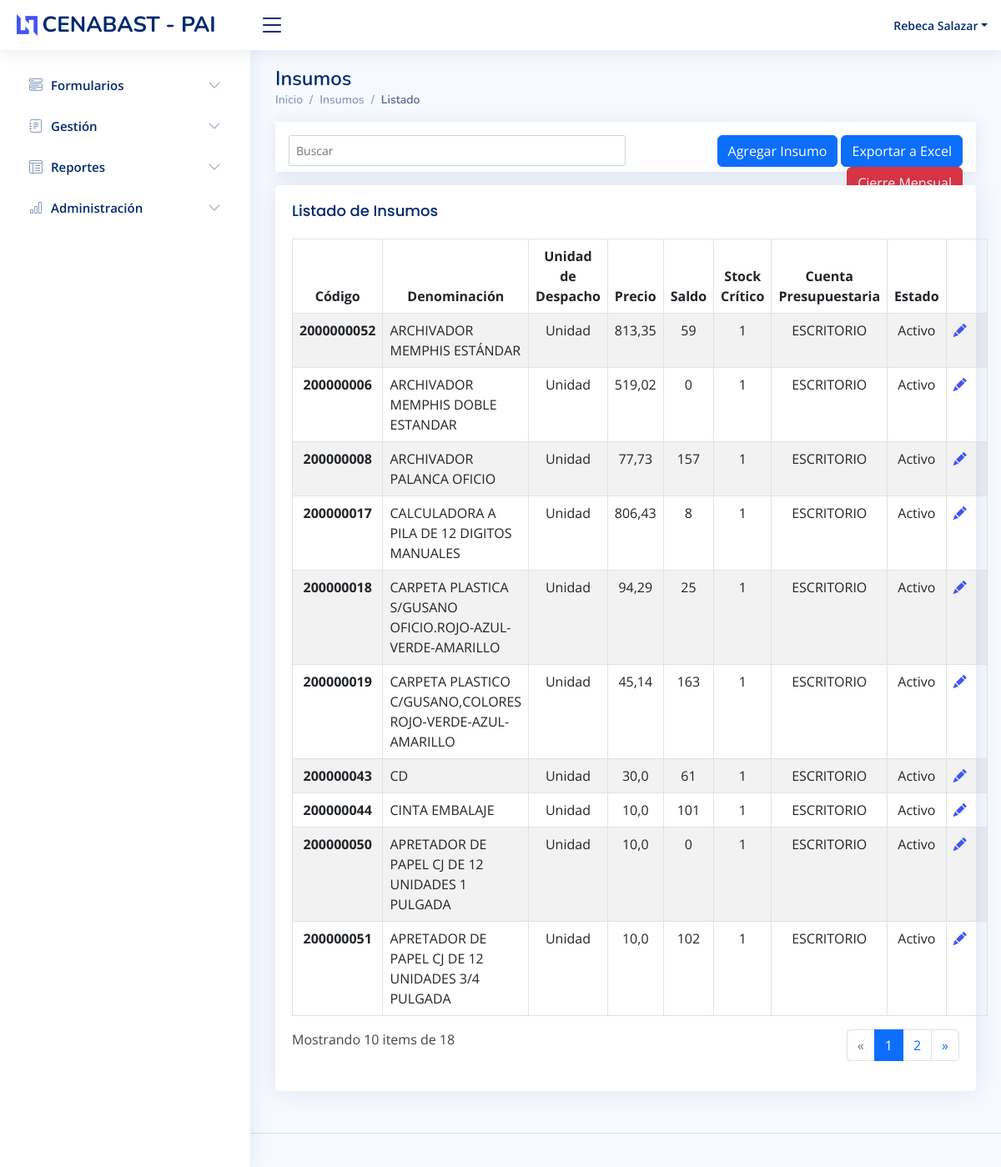
The app's page / (signed in) with its own data.
### user/models.py (models this page shows, shortened)
class UserProfile(models.Model):
    user = models.OneToOneField(User, on_delete=models.CASCADE, related_name="userprofile", verbose_name="Usuario")
    rut = models.CharField(max_length=20, verbose_name="Rut", unique=True)
    anexo = models.IntegerField(default=0, blank=True, null=True, verbose_name="Anexo")
    estado = models.BooleanField(default=True, verbose_name="Estado")
    id_perfil = models.ForeignKey(Perfil, on_delete=models.PROTECT, verbose_name="Perfil", default=Perfil.get_default_Perfil(Perfil))
    class Meta:
        ordering = ['id']
    def __str__(self):
        return self.user.first_name + ' ' + self.user.last_name

### insumos/models.py (models this page shows, shortened)
class Insumo(models.Model):
    codigo_insumo = models.CharField(max_length=50, verbose_name="Código Insumo")
    denominacion = models.CharField(max_length=255, verbose_name="Denominación")
    unidad_medida = models.ForeignKey(UnidadMedida, on_delete=models.PROTECT, verbose_name="Unidad Medida", related_name="insumo_unidadmedida")
    saldo = models.IntegerField(verbose_name="Saldo")
    precio = models.FloatField(verbose_name="Precio", default=0)
    stock_critico = models.IntegerField(verbose_name="Stock Crítico", default=1)
    categoria = models.ForeignKey(Categoria, on_delete=models.PROTECT, verbose_name="Categoría", related_name="insumo_categoria")
    estado = models.BooleanField(default=True, verbose_name="Estado")
    class Meta:
        ordering = ['id']
    @register.filter(name="get_estado_insumo")
    def get_estado_insumo(self):
        edo_insumo = Insumo.objects.filter(id = self.id)
        return settings.ESTADO[0][edo_insumo[0].estado]

class UnidadMedida(models.Model):
    nombre_unidad_medida = models.CharField(max_length=50, verbose_name="Unidad Medida")
    estado = models.BooleanField(default=True, verbose_name="Estado")
    def __str__(self):
        return self.nombre_unidad_medida

class Categoria(models.Model):
    nombre_categoria = models.CharField(max_length=255, verbose_name="Nombre")
    estado = models.BooleanField(default=True, verbose_name="Estado")
    def __str__(self):
        return self.nombre_categoria

### insumos/views.py (the view, shortened to what this page needs)
# urls.py: path('', login_required(InsumoList.as_view(), login_url=login_url), name="index"),
class InsumoList(PermissionRequiredMixin, ListView):
    permission_required = ("insumos.view_insumo")
    model = Insumo
    context_object_name = 'insumos'
    paginate_by = 10
    def get_queryset(self):
        queryset = Insumo.objects.all()
        return queryset

### cargos/models.py (called while the page is built)
    def __str__(self):
        return self.nombre_cargo

### user/models.py (called while the page is built)
    def __str__(self):
        return self.nombre_perfil

### user/templatetags/users_filters.py (called while the page is built)
@register.filter(name="get_nombre_usuario")
def get_nombre_usuario(value):
    userProfile = UserProfile.objects.filter(user__username = value)
    return userProfile[0] if userProfile else ''

@register.filter(name="get_cargo")
def get_cargo(value):
    userCargo = UserCargo.objects.filter(id_usuario = value)
    return userCargo[0].id_cargo if userCargo else ''

@register.filter(name="get_perfil")
def get_perfil(value):
    userPerfil = UserProfile.objects.filter(user = value)
    return userPerfil[0].id_perfil if userPerfil else ''

### insumos/templates/insumos/insumo_list.html (shortened to what this page needs)
{% extends 'insumos/index.html' %}
{% block content %}
    <div class="pagetitle">
      <h1>Insumos</h1>
      <nav>
        <ol class="breadcrumb">
          <li class="breadcrumb-item"><a href="{% url 'insumos:insumos-list' %}">Inicio</a></li>
          <li class="breadcrumb-item">Insumos</li>
          <li class="breadcrumb-item active">Listado</li>
        </ol>
      </nav>
    </div>
    <div class="col-12 mb-3">
      {% include 'insumos/searchbar.html' with urllist='insumos:insumos-list' urlcreate='insumos:insumo-create' btnnombre='Agregar Insumo' urlextra='insumos:insumos-exportar' btnextra='Exportar a Excel' btnExtraVisible=True urlcierre='cierreMensual:cierre' btncierre='Cierre Mensual' btnCierreVisible=True %}
    </div>
    <div class="card">
        <div class="card-body">
          <h5 class="card-title">Listado de Insumos</h5>
        {% if insumos %}
          <table class="table table-striped table-bordered">
            <thead class="text-center">
                <tr>
                    <th scope="col">Código</th>
                    <th scope="col">Denominación</th>
                    <th scope="col">Unidad de Despacho</th>
                    <th scope="col">Precio</th>
                    <th scope="col">Saldo</th>
                    <th scope="col">Stock Crítico</th>
                    <th scope="col">Cuenta Presupuestaria</th>
                    <th scope="col">Estado</th>
                    <th scope="col" colspan="2"></th>
                </tr>
            </thead>
            <tbody>
              {% for insumo in insumos %}
                <tr>
                    <th scope="row" class="text-center">{{ insumo.codigo_insumo }}</th>
                    <td>{{ insumo.denominacion }}</td>
                    <td class="text-center">{{ insumo.unidad_medida }}</td>
                    <td class="text-center">{{ insumo.precio }}</td>
                    <td class="text-center">{{ insumo.saldo }}</td>
                    <td class="text-center">{{ insumo.stock_critico }}</td>
                    <td class="text-center">{{ insumo.categoria }}</td>
                    <td class="text-center">{{ insumo.get_estado_insumo }}</td>
                    <td class="text-center">
                      <a href="{% url 'insumos:insumo-update' insumo.id %}" data-toggle="tooltip" title="Editar" class="me-2"><i class="bi bi-pencil-fill"></i></a>
                    </td>
                </tr>
              {% endfor %}
            </tbody>
          </table>
          <div class="col-12 mb-3">
            {% include 'insumos/pagination.html'%}
          </div>
        {% else %}
          <h3 class="text-center">No se encontraron insumos</h3>
        {% endif %}
        </div>
    </div>
{% endblock %}

### insumos/templates/insumos/index.html (shortened to what this page needs)
<!DOCTYPE html>
<html lang="es">
{% load static %}
{% load users_filters %}
<head>
  <link href="{% static 'insumos/assets/vendor/bootstrap/css/bootstrap.min.css' %}" rel="stylesheet">
  <link href="{% static 'insumos/assets/vendor/bootstrap-icons/bootstrap-icons.css' %}" rel="stylesheet">
  <link href="{% static 'insumos/assets/vendor/boxicons/css/boxicons.min.css' %}" rel="stylesheet">
  <link href="{% static 'insumos/assets/vendor/quill/quill.snow.css' %}" rel="stylesheet">
  <link href="{% static 'insumos/assets/vendor/quill/quill.bubble.css' %}" rel="stylesheet">
  <link href="{% static 'insumos/assets/vendor/remixicon/remixicon.css' %}" rel="stylesheet">
  <link href="{% static 'insumos/assets/vendor/simple-datatables/style.css' %}" rel="stylesheet">
  <link href="{% static 'insumos/assets/css/insumos.css' %}" rel="stylesheet">
  <link href="{% static 'insumos/assets/select-dist/css/select2.css' %}" rel="stylesheet">
  <link href="{% static 'insumos/assets/select-dist/css/select2-bootstrap-5-theme-1.3.0/select2-bootstrap-5-theme.min.css' %}" rel="stylesheet">
  <link href="{% static 'insumos/assets/css/style.css' %}" rel="stylesheet">
</head>
<body>
  <header id="header" class="header fixed-top d-flex align-items-center">
    <div class="d-flex align-items-center justify-content-between">
      <a href="{% url 'usuarios:main' %}" class="logo d-flex align-items-center">
        <img src="assets/img/logo.png" alt="">
        <span class="d-none d-lg-block">CENABAST - PAI</span>
      </a>
      <i class="bi bi-list toggle-sidebar-btn"></i>
    </div>
    <nav class="header-nav ms-auto">
      <ul class="d-flex align-items-center">
      {% if user.is_authenticated %}
        <li class="nav-item dropdown pe-3">
          <a class="nav-link nav-profile d-flex align-items-center pe-0" href="#" data-bs-toggle="dropdown">
            <span class="d-none d-md-block dropdown-toggle ps-2">{{ user.username|get_nombre_usuario }}</span>
          </a>
        </li>
      {% else %}
        <a class="me-3" href="{% url 'user:login' %}">Login</a>
      {% endif %}
      </ul>
    </nav>
  </header>
  <aside id="sidebar" class="sidebar">
    {% if user.userprofile.id_perfil.id == 1 %}
    <ul class="sidebar-nav" id="sidebar-nav">
      <li class="nav-item">
        <a class="nav-link collapsed" data-bs-target="#formularios-nav" data-bs-toggle="collapse" href="#">
          <i class="bi bi-menu-button-wide"></i><span>Formularios</span><i class="bi bi-chevron-down ms-auto"></i>
        </a>
      </li>
      <li class="nav-item">
        <a class="nav-link collapsed" data-bs-target="#gestion-nav" data-bs-toggle="collapse" href="#">
          <i class="bi bi-journal-text"></i><span>Gestión</span><i class="bi bi-chevron-down ms-auto"></i>
        </a>
      </li>
      <li class="nav-item">
        <a class="nav-link collapsed" data-bs-target="#reportes-nav" data-bs-toggle="collapse" href="#">
          <i class="bi bi-layout-text-window-reverse"></i><span>Reportes</span><i class="bi bi-chevron-down ms-auto"></i>
        </a>
      </li>
      <li class="nav-item">
        <a class="nav-link collapsed" data-bs-target="#administracion-nav" data-bs-toggle="collapse" href="#">
          <i class="bi bi-bar-chart"></i><span>Administración</span><i class="bi bi-chevron-down ms-auto"></i>
        </a>
      </li>
    </ul>
    {% endif %}
  </aside>
  <main id="main" class="main">
    {% block content %}{% endblock %}
  </main>
  <footer id="footer" class="footer">
  </footer>
</body>
</html>

### insumos/templates/insumos/searchbar.html
<div class="header search-bar d-flex p-3">
  <div class="col-6 flex-fill">
    <form action="{% url urllist %}" method="GET" class="search-form align-items-center">
      <input type="text" name="buscar" value="{{ request.GET.buscar }}" placeholder="Buscar" title="Ingrese término de búsqueda" autocomplete="off">
    </form>
  </div>
  <div class="col-6 flex-fill text-end">
    <a href="{% url urlcreate %}" class="btn btn-primary">{{ btnnombre }}</a>
    {% if btnExtraVisible  %}
      <a href="{% url urlextra %}" class="btn btn-primary">{{ btnextra }}</a>
    {% endif %}
    {% if btnCierreVisible  %}
    <a href="{% url urlcierre %}" class="btn btn-danger">{{ btncierre }}</a>
    {% endif %}
  </div>
</div>

### insumos/templates/insumos/pagination.html (shortened to what this page needs)
{% if is_paginated %}
<ul class="pagination float-end">
    {% if page_obj.has_previous %}
        <li class="page-item"><a class="page-link" href="?page={{ page_obj.previous_page_number }}&buscar={{request.GET.buscar}}">&laquo;</a></li>
    {% else %}
        <li class="page-item disabled"><span class="page-link">&laquo;</span></li>
    {% endif %}
    {% for i in paginator.page_range %}
        {% if page_obj.number == i %}
            <li class="page-item active"><span class="page-link">{{ i }}</span></li>
        {% else %}
            <li class="page-item"><a class="page-link" href="?page={{ i }}&buscar={{request.GET.buscar}}">{{ i }}</a></li>
        {% endif %}
    {% endfor %}
    {% if page_obj.has_next %}
        <li class="page-item"><a class="page-link" href="?page={{ page_obj.next_page_number }}&buscar={{request.GET.buscar}}">&raquo;</a></li>
    {% else %}
        <li class="page-item disabled"><span class="page-link">&raquo;</span></li>
    {% endif %}
</ul>
Mostrando {{paginator.per_page}} items de {{paginator.count}}
{% endif %}

### insumos/static/insumos/assets/css/insumos.css (style rules this page uses)
.disabled { background-color: #f0f0f0; cursor: not-allowed; }

### insumos/static/insumos/assets/css/style.css (style rules this page uses)
:root { scroll-behavior: smooth; }
body { font-family: "Open Sans", sans-serif; background: #f6f9ff; color: #444444; }
a { color: #4154f1; text-decoration: none; }
h1, h2, h3, h4, h5, h6 { font-family: "Nunito", sans-serif; }
#main { margin-top: 60px; padding: 20px 30px; transition: all 0.3s; }
.pagetitle { margin-bottom: 10px; }
.pagetitle h1 { font-size: 24px; margin-bottom: 0; font-weight: 600; color: #012970; }
.card { margin-bottom: 30px; border: none; border-radius: 5px; box-shadow: 0px 0 30px rgba(1, 41, 112, 0.1); }
.card-title { padding: 20px 0 15px 0; font-size: 18px; font-weight: 500; color: #012970; font-family: "Poppins", sans-serif; }
.card-body { padding: 0 20px 20px 20px; }
.breadcrumb { font-size: 14px; font-family: "Nunito", sans-serif; color: #899bbd; font-weight: 600; }
.breadcrumb a { color: #899bbd; transition: 0.3s; }
.breadcrumb .breadcrumb-item::before { color: #899bbd; }
.breadcrumb .active { color: #51678f; font-weight: 600; }
.logo { line-height: 1; }
@media (min-width: 1200px) { .logo { width: 280px; } }
.logo img { max-height: 26px; margin-right: 6px; }
.logo span { font-size: 26px; font-weight: 700; color: #012970; font-family: "Nunito", sans-serif; }
.header { transition: all 0.5s; z-index: 997; height: 60px; box-shadow: 0px 2px 20px rgba(1, 41, 112, 0.1); background-color: #fff; padding-left: 20px; }
.header .toggle-sidebar-btn { font-size: 32px; padding-left: 10px; cursor: pointer; color: #012970; }
.header .search-form { width: 100%; }
.header .search-form input { border: 0; font-size: 14px; color: #012970; border: 1px solid rgba(1, 41, 112, 0.2); padding: 7px 38px 7px 8px; border-radius: 3px; transition: 0.3s; width: 100%; }
.header-nav ul { list-style: none; }
.header-nav>ul { margin: 0; padding: 0; }
.header-nav .nav-profile { color: #012970; }
.header-nav .nav-profile span { font-size: 14px; font-weight: 600; }
.sidebar { position: fixed; top: 60px; left: 0; bottom: 0; width: 300px; z-index: 996; transition: all 0.3s; padding: 20px; overflow-y: auto; scrollbar-width: thin; scrollbar-color: #aab7cf transparent; box-shadow: 0px 0px 20px rgba(1, 41, 112, 0.1); background-color: #fff; }
@media (min-width: 1200px) { #main, #footer { margin-left: 300px; } }
.sidebar-nav { padding: 0; margin: 0; list-style: none; }
.sidebar-nav li { padding: 0; margin: 0; list-style: none; }
.sidebar-nav .nav-item { margin-bottom: 5px; }
.sidebar-nav .nav-link { display: flex; align-items: center; font-size: 15px; font-weight: 600; color: #4154f1; transition: 0.3; background: #f6f9ff; padding: 10px 15px; border-radius: 4px; }
.sidebar-nav .nav-link i { font-size: 16px; margin-right: 10px; color: #4154f1; }
.sidebar-nav .nav-link.collapsed { color: #012970; background: #fff; }
.sidebar-nav .nav-link.collapsed i { color: #899bbd; }
.sidebar-nav .nav-link .bi-chevron-down { margin-right: 0; transition: transform 0.2s ease-in-out; }
.footer { padding: 20px 0; font-size: 14px; transition: all 0.3s; border-top: 1px solid #cddfff; }

### records on screen
Insumo: codigo_insumo "2000000052", denominacion "ARCHIVADOR MEMPHIS ESTÁNDAR", unidad_medida "Unidad", precio "813,35", saldo "59", stock_critico "1", categoria "ESCRITORIO", get_estado_insumo "Activo"
Insumo: codigo_insumo "200000006", denominacion "ARCHIVADOR MEMPHIS DOBLE ESTANDAR", unidad_medida "Unidad", precio "519,02", saldo "0", stock_critico "1", categoria "ESCRITORIO", get_estado_insumo "Activo"
Insumo: codigo_insumo "200000008", denominacion "ARCHIVADOR PALANCA OFICIO", unidad_medida "Unidad", precio "77,73", saldo "157", stock_critico "1", categoria "ESCRITORIO", get_estado_insumo "Activo"
Insumo: codigo_insumo "200000017", denominacion "CALCULADORA A PILA DE 12 DIGITOS MANUALES", unidad_medida "Unidad", precio "806,43", saldo "8", stock_critico "1", categoria "ESCRITORIO", get_estado_insumo "Activo"
Insumo: codigo_insumo "200000018", denominacion "CARPETA PLASTICA S/GUSANO OFICIO.ROJO-AZUL-VERDE-AMARILLO", unidad_medida "Unidad", precio "94,29", saldo "25", stock_critico "1", categoria "ESCRITORIO", get_estado_insumo "Activo"
Insumo: codigo_insumo "200000019", denominacion "CARPETA PLASTICO C/GUSANO,COLORES ROJO-VERDE-AZUL-AMARILLO", unidad_medida "Unidad", precio "45,14", saldo "163", stock_critico "1", categoria "ESCRITORIO", get_estado_insumo "Activo"
Insumo: codigo_insumo "200000043", denominacion "CD", unidad_medida "Unidad", precio "30,0", saldo "61", stock_critico "1", categoria "ESCRITORIO", get_estado_insumo "Activo"
Insumo: codigo_insumo "200000044", denominacion "CINTA EMBALAJE", unidad_medida "Unidad", precio "10,0", saldo "101", stock_critico "1", categoria "ESCRITORIO", get_estado_insumo "Activo"
Insumo: codigo_insumo "200000050", denominacion "APRETADOR DE PAPEL CJ DE 12 UNIDADES 1 PULGADA", unidad_medida "Unidad", precio "10,0", saldo "0", stock_critico "1", categoria "ESCRITORIO", get_estado_insumo "Activo"
Insumo: codigo_insumo "200000051", denominacion "APRETADOR DE PAPEL CJ DE 12 UNIDADES 3/4 PULGADA", unidad_medida "Unidad", precio "10,0", saldo "102", stock_critico "1", categoria "ESCRITORIO", get_estado_insumo "Activo"

### other values on screen
{{ user.username|get_nombre_usuario }} "Rebeca Salazar"
{{ btnnombre }} "Agregar Insumo"
{{ btnextra }} "Exportar a Excel"
{{ btncierre }} "Cierre Mensual"
{{ i }} "1"
{{ i }} "2"
{{ paginator.per_page }} "10"
{{ paginator.count }} "18"
